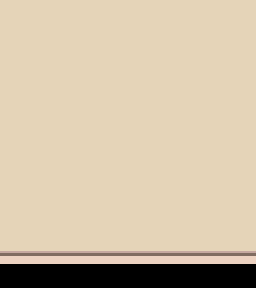

The image is a tile-based game level rendered from a .tmx file. Its description and complete source (layers, tilesets, objects, tile grids) follow:
An orthogonal 8x9 tile map with 32x32 px tiles, 1 tile layer (Tile Layer 1).

<map version="1.0" orientation="orthogonal" width="8" height="9" tilewidth="32" tileheight="32">
 <tileset firstgid="1" source="Tiles.tsx" />
 <layer name="Tile Layer 1" width="8" height="9">
  <data>
   <tile gid="5" />
   <tile gid="5" />
   <tile gid="5" />
   <tile gid="5" />
   <tile gid="5" />
   <tile gid="5" />
   <tile gid="5" />
   <tile gid="5" />
   <tile gid="5" />
   <tile gid="5" />
   <tile gid="5" />
   <tile gid="5" />
   <tile gid="5" />
   <tile gid="5" />
   <tile gid="5" />
   <tile gid="5" />
   <tile gid="5" />
   <tile gid="5" />
   <tile gid="5" />
   <tile gid="5" />
   <tile gid="5" />
   <tile gid="5" />
   <tile gid="5" />
   <tile gid="5" />
   <tile gid="5" />
   <tile gid="5" />
   <tile gid="5" />
   <tile gid="5" />
   <tile gid="5" />
   <tile gid="5" />
   <tile gid="5" />
   <tile gid="5" />
   <tile gid="5" />
   <tile gid="5" />
   <tile gid="5" />
   <tile gid="5" />
   <tile gid="5" />
   <tile gid="5" />
   <tile gid="5" />
   <tile gid="5" />
   <tile gid="5" />
   <tile gid="5" />
   <tile gid="5" />
   <tile gid="5" />
   <tile gid="5" />
   <tile gid="5" />
   <tile gid="5" />
   <tile gid="5" />
   <tile gid="5" />
   <tile gid="5" />
   <tile gid="5" />
   <tile gid="5" />
   <tile gid="5" />
   <tile gid="5" />
   <tile gid="5" />
   <tile gid="5" />
   <tile gid="8" />
   <tile gid="8" />
   <tile gid="8" />
   <tile gid="8" />
   <tile gid="8" />
   <tile gid="8" />
   <tile gid="8" />
   <tile gid="8" />
   <tile gid="16" />
   <tile gid="16" />
   <tile gid="16" />
   <tile gid="16" />
   <tile gid="16" />
   <tile gid="16" />
   <tile gid="16" />
   <tile gid="16" />
  </data>
 </layer>
</map>
